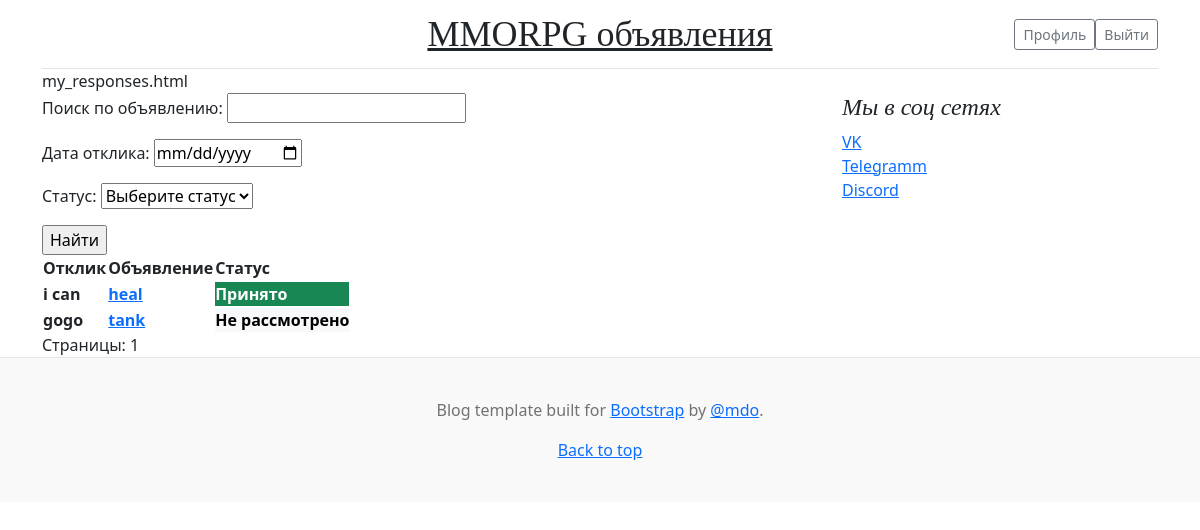
Page /board/my_responses/ (signed in) on the earlier database version.
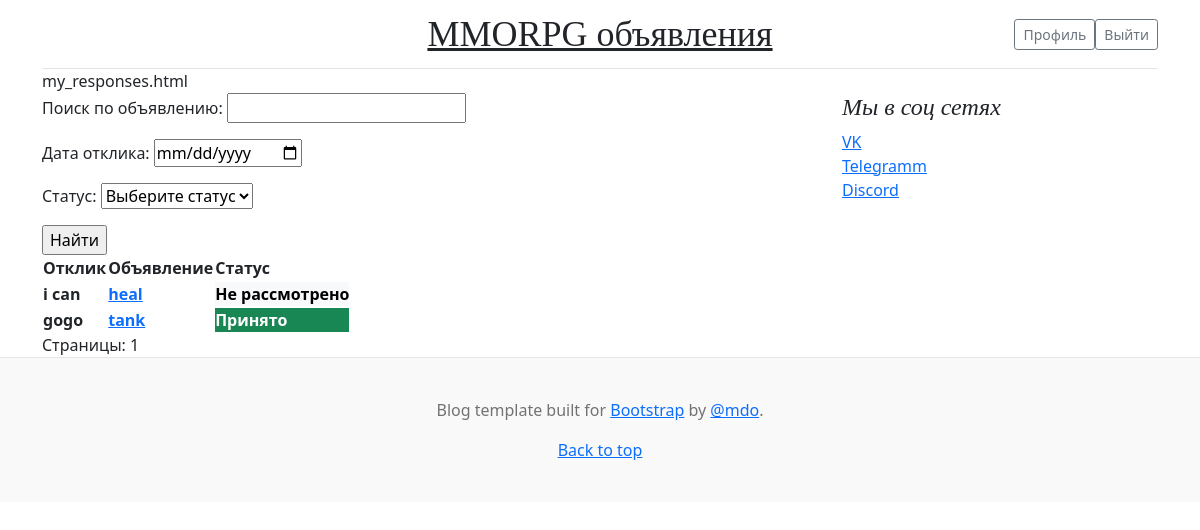
Same page on the later database version.
### Announcement/models.py (models this page shows, shortened)
class ResponseToAnnounce(models.Model):
    response_announcement = models.ForeignKey('Announcement', related_name='response', on_delete=models.CASCADE)
    user = models.ForeignKey(User, related_name='user', on_delete=models.CASCADE)
    text = models.TextField(max_length=256)
    accepted = models.IntegerField(default=0)
    date_time_resp = models.DateField(auto_now_add=True, null=True)
    def __str__(self):
        return f'{self.text[0:19]}'

class Announcement(models.Model):
    CATEGORY = (
        ('Tank', 'Танки'),
        ('Healer', 'Хилы'),
        ('DD', 'ДД'),
        ('Vendor', 'Торговцы'),
        ('GuildMaster', 'Гильдмастеры'),
        ('QuestGiver', 'Квестгиверы'),
        ('Smith', 'Кузнецы'),
        ('Skinner', 'Кожевники'),
        ('Alchemist', 'Зельевары'),
        ('SpellMaster', 'Мастера заклинаний'),
    )
    author = models.ForeignKey(User, related_name='author', on_delete=models.CASCADE)
    category = models.CharField(max_length=16, choices=CATEGORY)
    title = models.CharField(max_length=64)
    text = RichTextUploadingField(null=True, config_name='default')
    published_date = models.DateTimeField(auto_now_add=True, name='date')
    sent_mail = models.BooleanField(default=False)
    opportunity_to_response = models.BooleanField(default=True)
    def __str__(self):
        return f'{self.title}'

### Announcement/views.py (the view)
# urls.py: path('board/my_responses/', MyResponsesList.as_view(), name='my_responses'),
class MyResponsesList(LoginRequiredMixin, ListView):
    model = ResponseToAnnounce
    ordering = '-id'
    template_name = 'my_responses.html'
    context_object_name = 'my_responses'
    paginate_by = 10
    def get_queryset(self):
        queryset = ResponseToAnnounce.objects.filter(user=self.request.user)
        self.filterset = ResponseFilter(self.request.GET, queryset)
        return self.filterset.qs.order_by(self.ordering)
    def get_context_data(self, *, object_list=None, **kwargs):
        context = super().get_context_data()
        context['filterset'] = self.filterset
        return context

### Announcement/templates/my_responses.html (shortened to what this page needs)
{% extends 'flatpages/default.html' %}
{% load custom_tags %}
{% block content %}
my_responses.html
<form action="" method="get">
    {{ filterset.form.as_p }}
    <input type="submit" value="Найти" />
</form>
<table>
    <tr>
        <th>Отклик</th>
        <th>Объявление</th>
        <th>Статус</th>
    </tr>
{% for response in my_responses %}
    <tr>
        <th>{{ response }} </th>
        <th>
            <a href ="{% url 'announce' pk=response.response_announcement.id %}">{{ response.response_announcement }}</a>
        </th>
        <th>
            {% if response.accepted == 1 %}
                <div class="btn-success">Принято</div>
            {% elif response.accepted == 2 %}
                <div class="btn-dark">Отклонен</div>
            {% else %}
                <div class="btn-light">Не рассмотрено</div>
            {% endif %}
        </th>
    </tr>
{% endfor %}
</table>
Страницы:
{{ page_obj.number }}
{% endblock content %}

Differences in the rows shown:
changed ResponseToAnnounce "i can": accepted "Принято" → "Не рассмотрено"
changed ResponseToAnnounce "gogo": accepted "Не рассмотрено" → "Принято"
